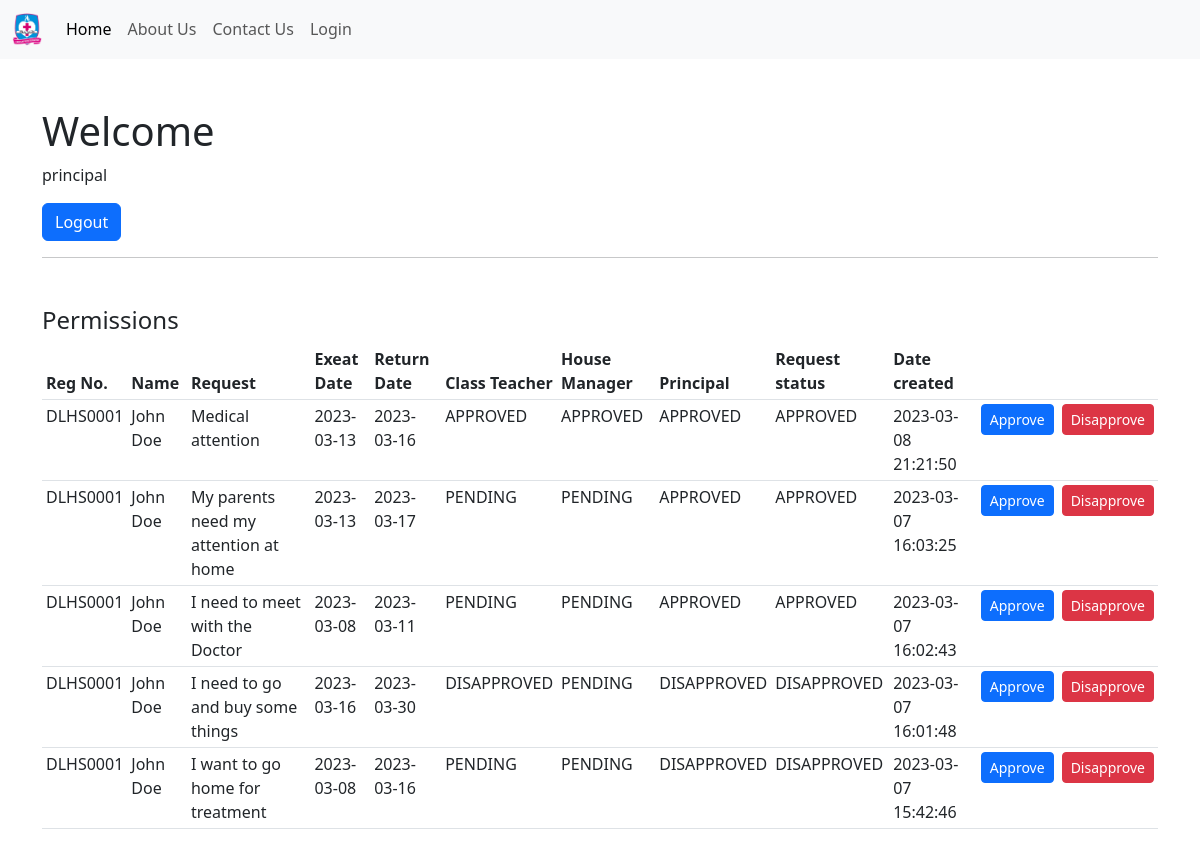
The app's page /admin-dashboard.php (signed in) with its own data.
### tables this page shows
CREATE TABLE IF NOT EXISTS `permissions` (
  `id` int(11) NOT NULL AUTO_INCREMENT,
  `regnumber` varchar(50) NOT NULL,
  `firstname` varchar(50) NOT NULL,
  `surname` varchar(50) NOT NULL,
  `request` text NOT NULL,
  `exeatDate` date NOT NULL,
  `returnDate` date NOT NULL,
  `classTeacher` varchar(50) NOT NULL,
  `houseManager` varchar(50) NOT NULL,
  `principal` varchar(50) NOT NULL,
  `requestStatus` varchar(50) NOT NULL,
  `created` datetime NOT NULL DEFAULT CURRENT_TIMESTAMP,
  PRIMARY KEY (`id`)
);

### admin-dashboard.php (the view, shortened to what this page needs)
<?php
include "database-config.php";
$sql = "SELECT * FROM permissions ORDER BY id DESC";
$result = mysqli_query($conn, $sql);
?>
<!DOCTYPE html>
<html lang="en">
<head>
    <link href="https://cdn.jsdelivr.net/npm/bootstrap@5.3.0-alpha1/dist/css/bootstrap.min.css" rel="stylesheet">
</head>
<body>
    <div>
        <?php include "menu.php"; ?>
    </div>
    <div class="container mt-5 mb-5">
        <h1>Welcome</h1>
        <p><?php echo $_SESSION['username'] ?></p>
        <a href="admin-logout.php" class="btn btn-primary">Logout</a>
        <hr>
        <h4 class="mt-5">Permissions</h4>
        <table class="table table-sm">
            <thead>
                <tr>
                    <th>Reg No.</th>
                    <th>Name</th>
                    <th>Request</th>
                    <th>Exeat Date</th>
                    <th>Return Date</th>
                    <th>Class Teacher</th>
                    <th>House Manager</th>
                    <th>Principal</th>
                    <th>Request status</th>
                    <th>Date created</th>
                    <th></th>
                    <th></th>
                </tr>
            </thead>
            <tbody>
                <?php while($permissions = $result->fetch_assoc()): ?>
                    <tr>
                        <td><?php echo $permissions['regnumber']; ?></td>
                        <td><?php echo $permissions['firstname']; ?> <?php echo $permissions['surname']; ?></td>
                        <td><?php echo $permissions['request']; ?></td>
                        <td><?php echo $permissions['exeatDate']; ?></td>
                        <td><?php echo $permissions['returnDate']; ?></td>
                        <td><?php echo $permissions['classTeacher']; ?></td>
                        <td><?php echo $permissions['houseManager']; ?></td>
                        <td><?php echo $permissions['principal']; ?></td>
                        <td><?php echo $permissions['requestStatus']; ?></td>
                        <td><?php echo $permissions['created']; ?></td>
                        <td><a href="admin-dashboard.php?approve=<?php echo $permissions['id']; ?>" class="btn btn-primary btn-sm">Approve</a></td>
                        <td><a href="admin-dashboard.php?disapprove=<?php echo $permissions['id']; ?>" class="btn btn-danger btn-sm">Disapprove</a></td>
                    </tr>
                <?php endwhile; ?>
            </tbody>
        </table>
    </div>
</body>
</html>

### records on screen
permissions: regnumber "DLHS0001", firstname "John", surname "Doe", request "Medical attention", exeatDate "2023-03-13", returnDate "2023-03-16", classTeacher "APPROVED", houseManager "APPROVED", principal "APPROVED", requestStatus "APPROVED", created "2023-03-08 21:21:50"
permissions: regnumber "DLHS0001", firstname "John", surname "Doe", request "My parents need my attention at home", exeatDate "2023-03-13", returnDate "2023-03-17", classTeacher "PENDING", houseManager "PENDING", principal "APPROVED", requestStatus "APPROVED", created "2023-03-07 16:03:25"
permissions: regnumber "DLHS0001", firstname "John", surname "Doe", request "I need to meet with the Doctor", exeatDate "2023-03-08", returnDate "2023-03-11", classTeacher "PENDING", houseManager "PENDING", principal "APPROVED", requestStatus "APPROVED", created "2023-03-07 16:02:43"
permissions: regnumber "DLHS0001", firstname "John", surname "Doe", request "I need to go and buy some things", exeatDate "2023-03-16", returnDate "2023-03-30", classTeacher "DISAPPROVED", houseManager "PENDING", principal "DISAPPROVED", requestStatus "DISAPPROVED", created "2023-03-07 16:01:48"
permissions: regnumber "DLHS0001", firstname "John", surname "Doe", request "I want to go home for treatment", exeatDate "2023-03-08", returnDate "2023-03-16", classTeacher "PENDING", houseManager "PENDING", principal "DISAPPROVED", requestStatus "DISAPPROVED", created "2023-03-07 15:42:46"

### other values on screen
$_SESSION['username'] "principal"
